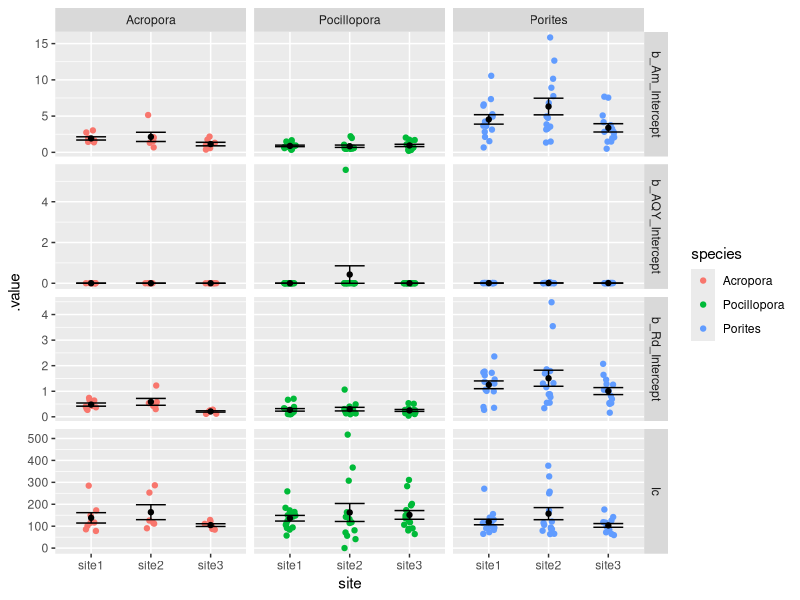
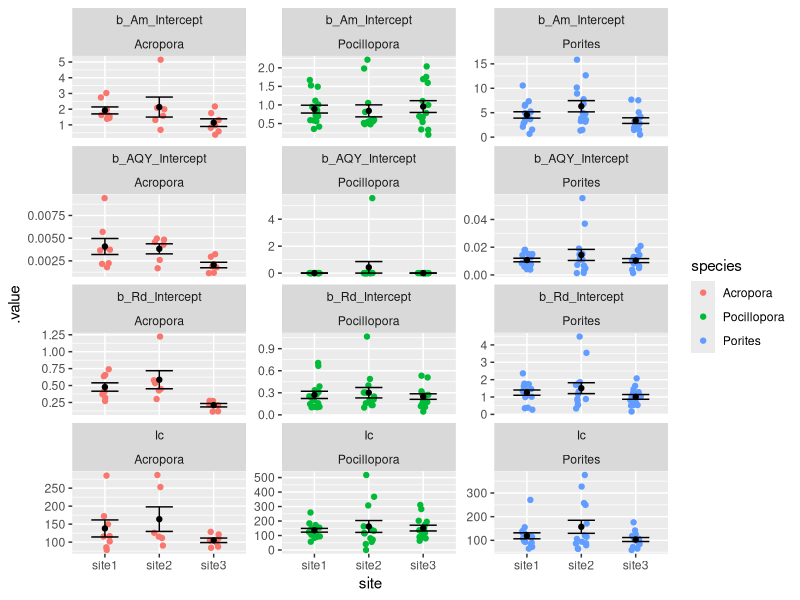

The R source for these figures, in order: (Note: this script raises an error after producing the figures.)
## ---- chunk 1
knitr::opts_chunk$set(echo = TRUE)
## ---- chunk 2
library(tidyverse)
library(plotrix)
library(Hmisc)
## ---- chunk 3
pars <- read_csv("../output/2_pi_curve_pars.csv")
## ---- chunk 4
md <- read_csv("../../metadata/coral_metadata.csv")

df <- left_join(pars, md)
## ---- chunk 5
# Facet grid with common y-scale for each variable
df %>%
  filter(!.variable %in% c("sigma", "b_theta_Intercept", NA)) %>%
  ggplot(aes(x = site, y = .value, color = species)) +
  facet_grid(.variable~species, scales = "free_y") +
  geom_jitter(width = 0.1) +
  stat_summary(fun.data = mean_cl_normal, fun.args = list(mult = 1),    # Plot standard error
               geom = "errorbar", color = "black", width = 0.5) +
  stat_summary(fun.y = mean, geom = "point", color = "black")   

# Facet wrap for free y-scale on each facet
df %>%
  filter(!.variable %in% c("sigma", "b_theta_Intercept", NA)) %>%
  ggplot(aes(x = site, y = .value, color = species)) +
  facet_wrap(~.variable+species, scales = "free_y", ncol = 3) +
  geom_jitter(width = 0.1) +
  stat_summary(fun.data = mean_cl_normal, fun.args = list(mult = 1),    # Plot standard error
               geom = "errorbar", color = "black", width = 0.5) +
  stat_summary(fun.y = mean, geom = "point", color = "black")    
## ---- chunk 6
# Get mean parameter values for each species and site
meanpars <- df %>%
  drop_na(.variable) %>%  # Drops rows with NA for .variable (samples that failed PI curve fitting)
  group_by(species, site, .variable) %>%
  dplyr::summarize(meanval = mean(.value)) %>%
  pivot_wider(names_from = .variable, values_from = meanval) %>%
  rename(Am = b_Am_Intercept, AQY = b_AQY_Intercept, Rd = b_Rd_Intercept, theta = b_theta_Intercept) %>%
  ungroup()

# Define PI curve function
PIfun <- function(I, Am, AQY, Rd, theta, sigma) {
  (1 / (2 * theta)) * (AQY * I + Am - sqrt((AQY * I + Am)^2 - 4 * AQY * theta * Am * I)) - Rd
}

# Produce PI curve for each species/site
curves <- meanpars %>%
  nest(pars = c(Am, AQY, Rd, theta, sigma)) %>%
  mutate(I = list(1:1000),
         PIcurve = map2(pars, I, ~ pmap_dfc(.x, .f = PIfun, I = .y)))   # curve for each par set and Irradiance

# Plot
curves %>% 
  unnest(cols = c(I, PIcurve)) %>%
  ggplot(aes(x = I, y = V1, color = species)) +
  geom_line() +
  facet_wrap(~ site) +
  labs(x = expression(paste('PAR (', mu, "mol photons m"^-2, 's'^-1,")")),
       y = expression(paste('Photosynthetic rate (', mu, "mol O2 cm"^-2, 'h'^-1,")")),
       title = "Timepoint 1: January, 2020")

# Save mean photosynthesis pars for each species/site to file
meanpars
write_csv(meanpars, path = "../output/2_photosynthesis_pars_summary.csv")
